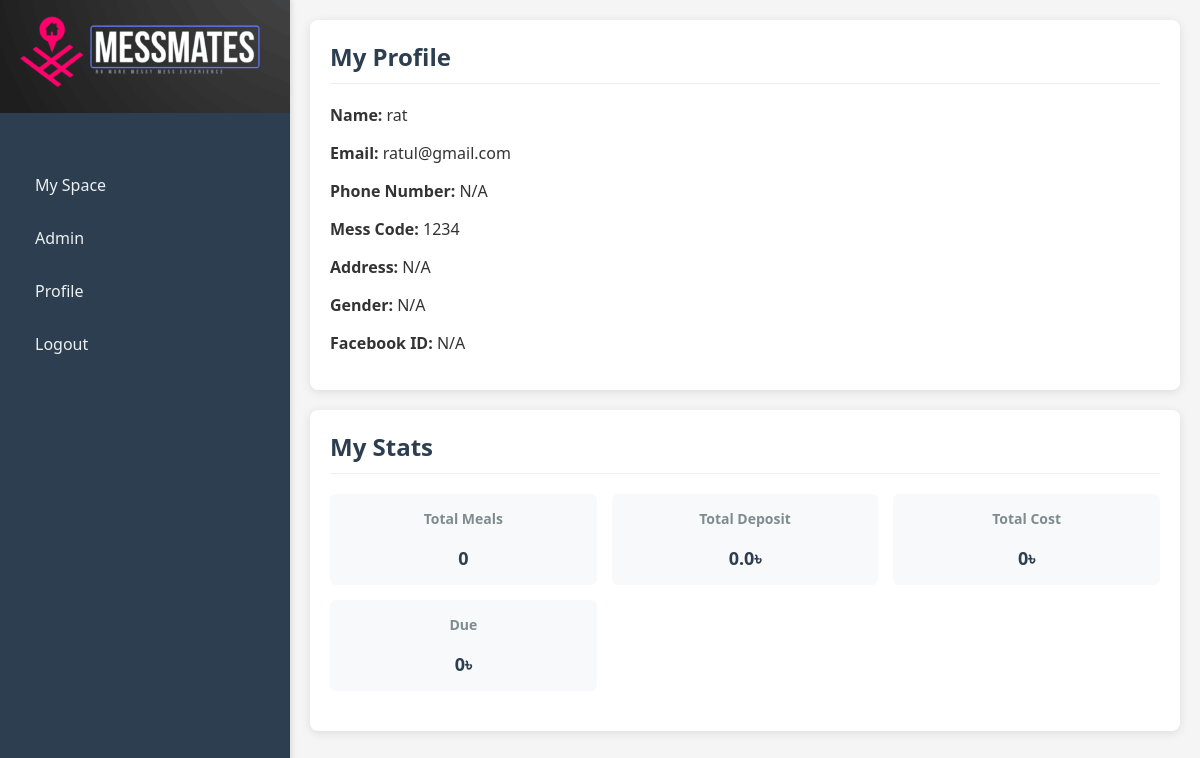
Screenshot of /profile (signed in) with the database file from the repository.
### models.py (models this page shows)
class UserModel(db.Model):
    id = db.Column(db.Integer, primary_key=True)
    username = db.Column(db.String(100), unique=True, nullable=False)
    email = db.Column(db.String(100), unique=True, nullable=False)
    password = db.Column(db.String(200), nullable=False)
    mess_code = db.Column(db.String(50))
    is_admin = db.Column(db.Boolean, default=False)
    deposit = db.Column(db.Float, default=0)
    balance = db.Column(db.Float, default=0.0)

### app.py (the view)
@app.route('/profile')
def profile():
    if 'user_id' not in session:
        return redirect('/login')
    user = UserModel.query.get(session['user_id'])
    today = date.today()
    total_meals = (
        MealRequest.query.filter_by(user_id=user.id, breakfast=True).count() +
        MealRequest.query.filter_by(user_id=user.id, lunch=True).count() +
        MealRequest.query.filter_by(user_id=user.id, dinner=True).count()
    )
    total_deposit = user.deposit
    start_of_month = today.replace(day=1)
    total_bazaar = db.session.query(func.sum(BazaarEntry.total_bazaar)) \
        .filter(BazaarEntry.date >= start_of_month).scalar() or 0
    total_meals_this_month = MealRequest.query.filter(MealRequest.date >= start_of_month).count()
    meal_rate = total_bazaar / total_meals_this_month if total_meals_this_month else 0
    total_meal_cost = meal_rate * total_meals
    shared_cost_for_mess = db.session.query(func.sum(BazaarEntry.shared_cost)) \
        .filter(BazaarEntry.date >= start_of_month, BazaarEntry.mess_code == user.mess_code).scalar() or 0
    total_cost = total_meal_cost + shared_cost_for_mess
    due = max(0, total_cost - total_deposit)  # Ensures due is not negative
    stats = {
        'total_meal': total_meals,
        'total_deposit': total_deposit,
        'cost': round(total_cost, 2),  # Total cost now includes both meal and shared cost
        'due': round(due, 2)
    }
    return render_template('profile.html', user=user, stats=stats)

### templates/profile.html (shortened to what this page needs)
<!DOCTYPE html>
<html>
<head>
    <link rel="stylesheet" href="/static/css/style.css">
</head>
<body>
    <div class="container">
        <div class="sidebar">
            <div class="logo-header">
                <img src="{{ url_for('static', filename='uploads/MessMatesx.png') }}" alt="MessMates" class="corner-logo">
            </div>
            <ul>
                <li><a href="/home">My Space</a></li>
                <li><a href="/admin">Admin</a></li>
                <li><a href="/profile">Profile</a></li>
                <li><a href="/logout">Logout</a></li>
            </ul>
        </div>
        <div class="main-content">
            <div class="card">
                <h2>My Profile</h2>
                <p><strong>Name:</strong> {{ user.username }}</p>
                <p><strong>Email:</strong> {{ user.email }}</p>
                <p><strong>Phone Number:</strong> {{ user.phone_number if user.phone_number else 'N/A' }}</p>
                <p><strong>Mess Code:</strong> {{ user.mess_code }}</p>
                <p><strong>Address:</strong> {{ user.address if user.address else 'N/A' }}</p>
                <p><strong>Gender:</strong> {{ user.gender if user.gender else 'N/A' }}</p>
                <p><strong>Facebook ID:</strong> {{ user.facebook_id if user.facebook_id else 'N/A' }}</p>
            </div>
            <div class="card">
                <h2>My Stats</h2>
                <div class="stats">
                    <div class="stat-item">
                        <h3>Total Meals</h3>
                        <p>{{ stats.total_meal }}</p>
                    </div>
                    <div class="stat-item">
                        <h3>Total Deposit</h3>
                        <p>{{ stats.total_deposit }}৳</p>
                    </div>
                    <div class="stat-item">
                        <h3>Total Cost</h3>
                        <p>{{ stats.cost }}৳</p>
                    </div>
                    <div class="stat-item">
                        <h3>Due</h3>
                        <p>{{ stats.due }}৳</p>
                    </div>
                </div>
            </div>
        </div>
    </div>
</body>
</html>

### static/css/style.css (style rules this page uses)
.logo-header { position: absolute; top: -50px; left: 50%; transform: translateX(-50%); z-index: 1; width: 100%; }
.corner-logo { height: 210px; width: auto; max-width: 290px; object-fit: contain; }
body { font-family: 'Segoe UI', Tahoma, Geneva, Verdana, sans-serif; margin: 0; padding: 0; background-color: #f5f5f5; color: #333; }
.container { display: flex; min-height: 100vh; }
.sidebar { width: 250px; background-color: #2c3e50; color: white; padding: 20px; padding-top: 150px; box-shadow: 2px 0 5px rgba(0,0,0,0.1); }
.sidebar ul { list-style: none; padding: 0; }
.sidebar li { margin-bottom: 15px; }
.sidebar a { color: #ecf0f1; text-decoration: none; display: block; padding: 8px 15px; border-radius: 4px; transition: all 0.3s; }
.main-content { flex: 1; padding: 20px; }
.card { background-color: white; border-radius: 8px; box-shadow: 0 2px 10px rgba(0,0,0,0.1); padding: 20px; margin-bottom: 20px; }
.card h2 { margin-top: 0; color: #2c3e50; border-bottom: 1px solid #eee; padding-bottom: 10px; }
.stats { display: grid; grid-template-columns: repeat(auto-fill, minmax(200px, 1fr)); gap: 15px; margin-bottom: 20px; }
.stat-item { background-color: #f8f9fa; padding: 15px; border-radius: 6px; text-align: center; }
.stat-item h3 { margin-top: 0; color: #7f8c8d; font-size: 14px; }
.stat-item p { margin-bottom: 0; font-size: 18px; font-weight: bold; color: #2c3e50; }

### rows the page displays
UserModel: username "rat", email "ratul@gmail.com", mess_code "1234", total_deposit "0.0"

### other values shown
{{ user.phone_number if user.phone_number else 'N/A' }} "N/A"
{{ user.address if user.address else 'N/A' }} "N/A"
{{ user.gender if user.gender else 'N/A' }} "N/A"
{{ user.facebook_id if user.facebook_id else 'N/A' }} "N/A"
{{ stats.total_meal }} "0"
{{ stats.cost }} "0"
{{ stats.due }} "0"
